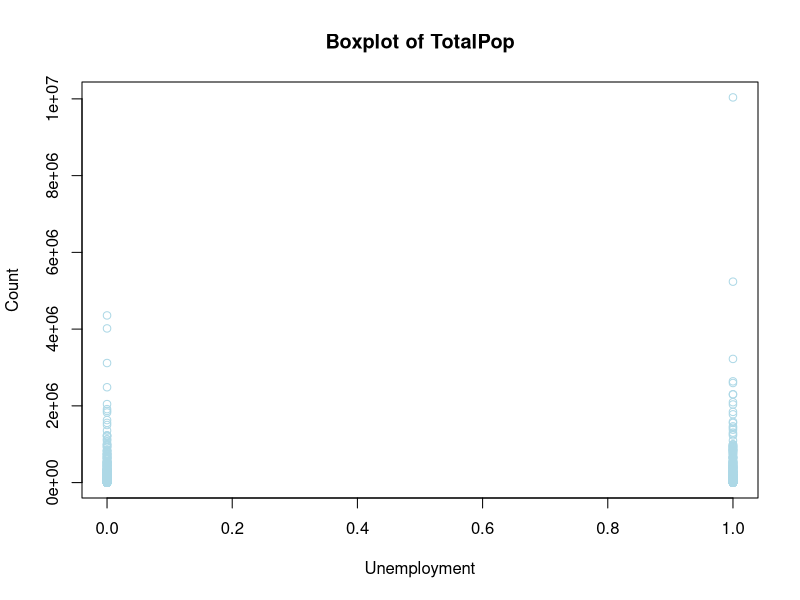
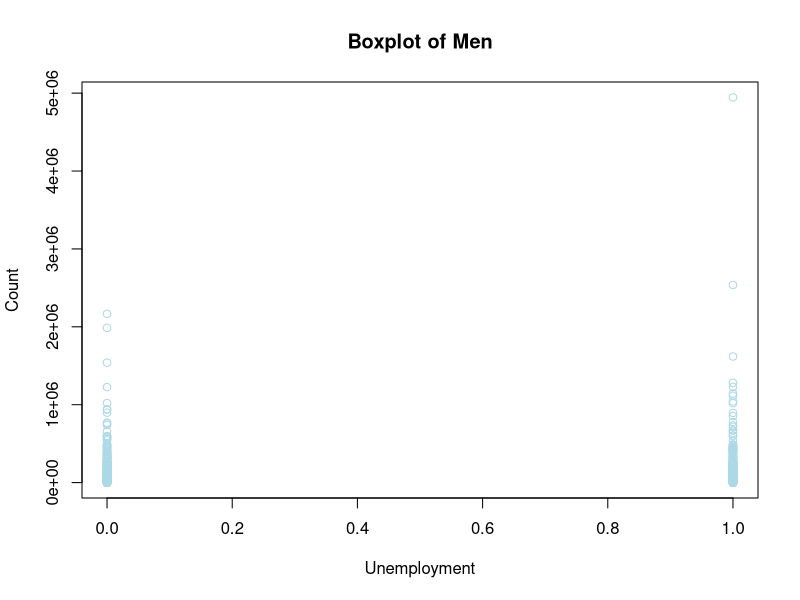
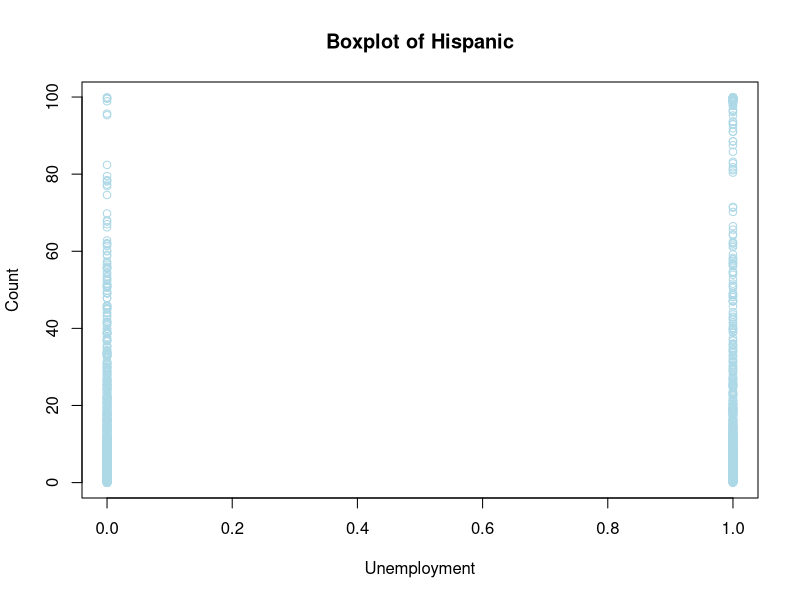
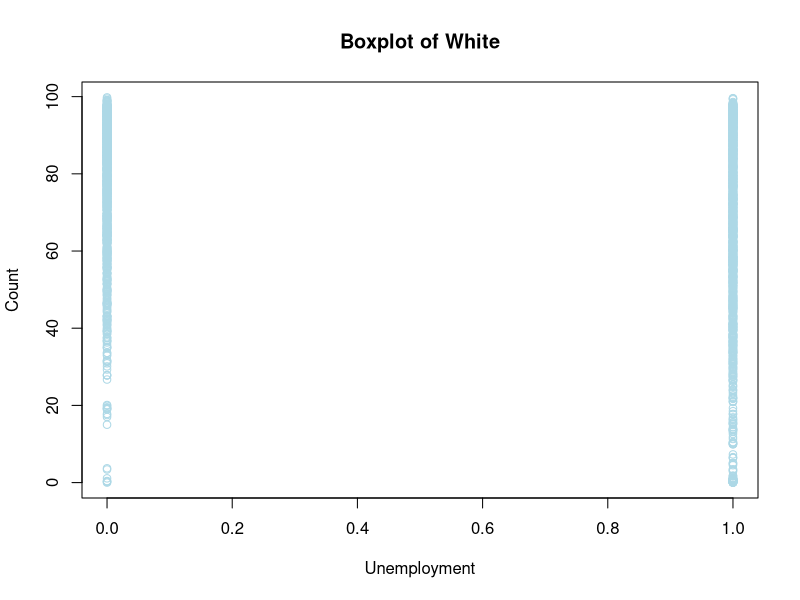
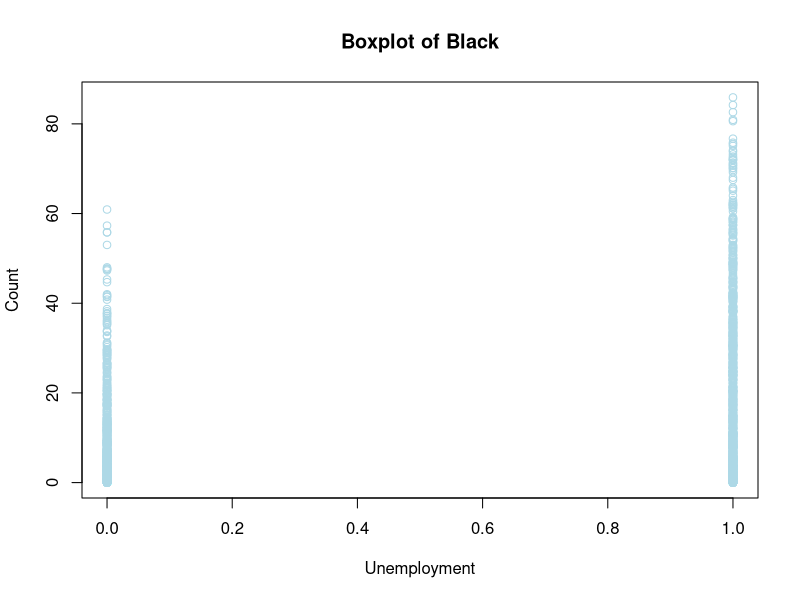
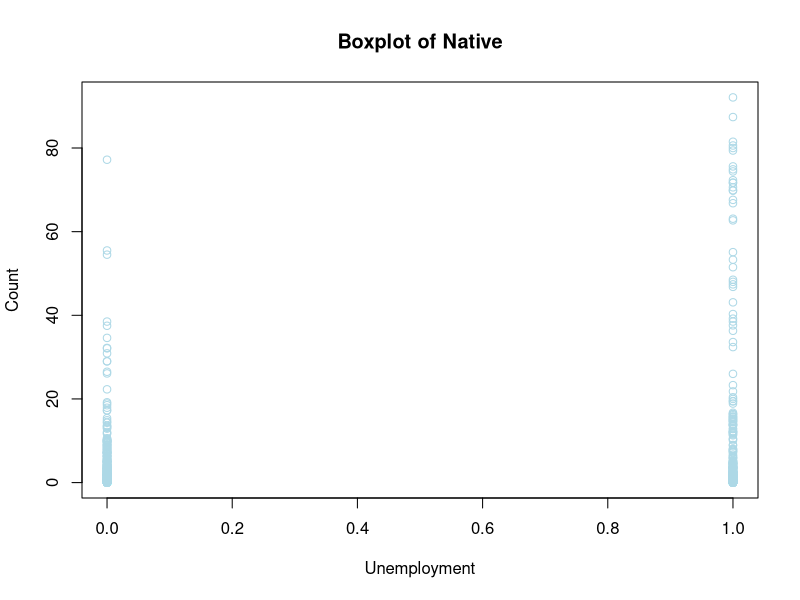
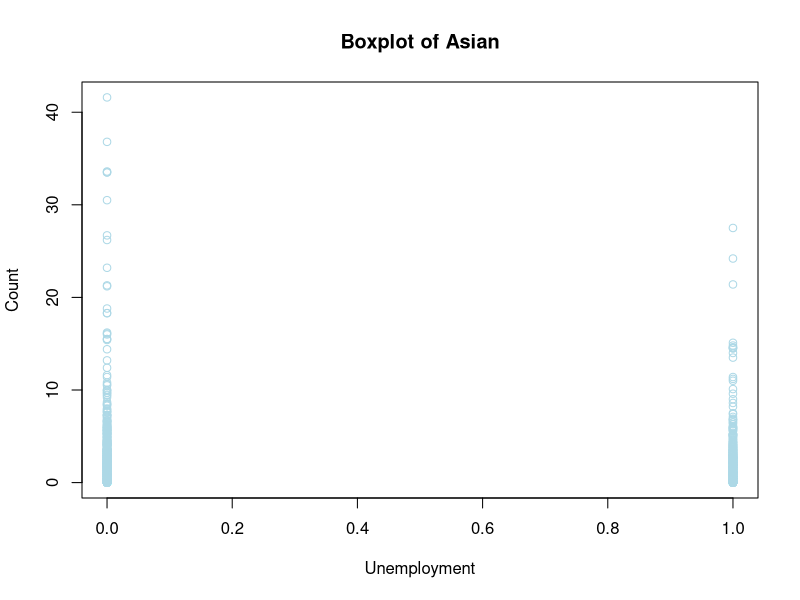
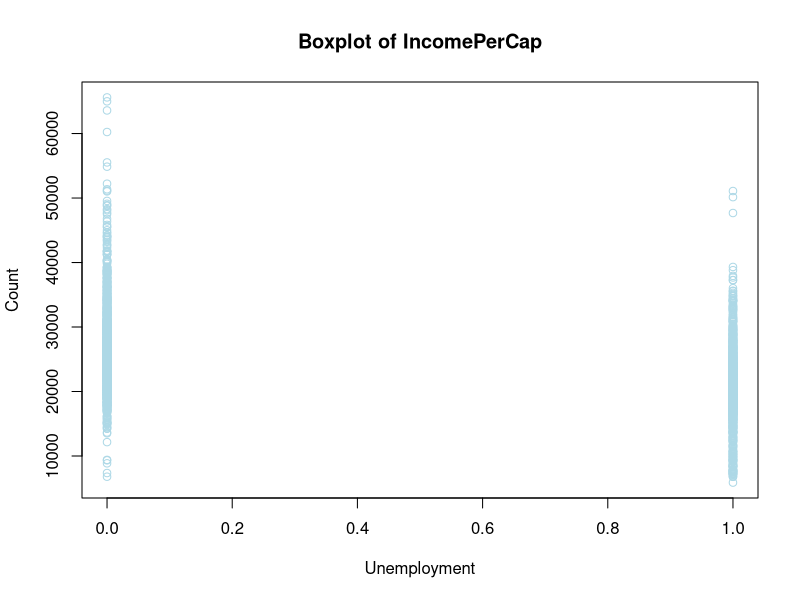

Source code (R) for these figures, in order:
setwd("D:/Documents (Louis Booth)/R/data")
county <- read.csv("county_data.csv")
dim(county)
head(county)
county.1 <- county[,c(-5,-11)]
county.1$dummy_unemp <- as.numeric(county.1$Unemployment > mean(county.1$Unemployment))
###par(mfrow=c(3,3), mar=c(4,4,2,0.5))
pdf(file="logit_histograms.pdf")

for (j in c(3,4,5,6,7,8,9,10)) {
  plot(county.1[,12], county.1[,j], xlab="Unemployment",
       main=paste("Boxplot of", colnames(county.1)[j]),
       ylab="Count", col="lightblue")
}
dev.off()

logistic.1 <- glm((dummy_unemp=="1") ~ TotalPop + Men + Hispanic + White + Black + Native + Asian + IncomePerCap, data=county.1, family="binomial")
coef(logistic.1)
summary(logistic.1)
p.hat.1 <- fitted(logistic.1)
y.hat.1 <- round(p.hat.1)
table(y.hat.1)
table(y.hat.1, y.true=county.1$dummy_unemp)


county.2 <- county.1[,c(-7, -8, -9)]
logistic.2 <- glm((dummy_unemp=="1") ~ TotalPop + Men + Hispanic + White + IncomePerCap, data=county.2, family="binomial")
coef(logistic.2)
summary(logistic.2)
p.hat.2 <- fitted(logistic.2)
y.hat.2 <- round(p.hat.2)
table(y.hat.2)
table(y.hat.2, y.true=county.1$dummy_unemp)